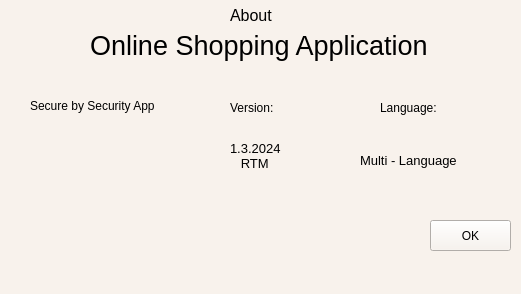
<?xml version="1.0" encoding="UTF-8"?>
<ui version="4.0">
 <class>MainWindow</class>
 <widget class="QMainWindow" name="MainWindow">
  <property name="geometry">
   <rect>
    <x>0</x>
    <y>0</y>
    <width>521</width>
    <height>294</height>
   </rect>
  </property>
  <property name="windowTitle">
   <string>About Application</string>
  </property>
  <property name="styleSheet">
   <string notr="true">background-color: #F8F2EC;</string>
  </property>
  <widget class="QWidget" name="centralwidget">
   <widget class="QLabel" name="label">
    <property name="geometry">
     <rect>
      <x>90</x>
      <y>-10</y>
      <width>341</width>
      <height>111</height>
     </rect>
    </property>
    <property name="font">
     <font>
      <pointsize>20</pointsize>
     </font>
    </property>
    <property name="text">
     <string>Online Shopping Application</string>
    </property>
   </widget>
   <widget class="QLabel" name="label_2">
    <property name="geometry">
     <rect>
      <x>30</x>
      <y>90</y>
      <width>201</width>
      <height>31</height>
     </rect>
    </property>
    <property name="font">
     <font>
      <pointsize>9</pointsize>
     </font>
    </property>
    <property name="text">
     <string>Secure by Security App</string>
    </property>
   </widget>
   <widget class="QLabel" name="label_3">
    <property name="geometry">
     <rect>
      <x>30</x>
      <y>120</y>
      <width>121</width>
      <height>121</height>
     </rect>
    </property>
    <property name="text">
     <string/>
    </property>
    <property name="pixmap">
     <pixmap>../material/icons8-windows-defender-96.png</pixmap>
    </property>
    <property name="scaledContents">
     <bool>true</bool>
    </property>
   </widget>
   <widget class="QLabel" name="label_4">
    <property name="geometry">
     <rect>
      <x>230</x>
      <y>100</y>
      <width>51</width>
      <height>16</height>
     </rect>
    </property>
    <property name="font">
     <font>
      <pointsize>9</pointsize>
     </font>
    </property>
    <property name="text">
     <string>Version:</string>
    </property>
   </widget>
   <widget class="QLabel" name="label_5">
    <property name="geometry">
     <rect>
      <x>230</x>
      <y>140</y>
      <width>51</width>
      <height>31</height>
     </rect>
    </property>
    <property name="font">
     <font>
      <pointsize>10</pointsize>
     </font>
    </property>
    <property name="text">
     <string>1.3.2024
   RTM</string>
    </property>
   </widget>
   <widget class="QLabel" name="label_6">
    <property name="geometry">
     <rect>
      <x>380</x>
      <y>100</y>
      <width>61</width>
      <height>16</height>
     </rect>
    </property>
    <property name="font">
     <font>
      <pointsize>9</pointsize>
     </font>
    </property>
    <property name="text">
     <string>Language:</string>
    </property>
   </widget>
   <widget class="QLabel" name="label_7">
    <property name="geometry">
     <rect>
      <x>360</x>
      <y>150</y>
      <width>101</width>
      <height>21</height>
     </rect>
    </property>
    <property name="font">
     <font>
      <pointsize>10</pointsize>
     </font>
    </property>
    <property name="text">
     <string>Multi - Language</string>
    </property>
   </widget>
   <widget class="QPushButton" name="bt_ok">
    <property name="geometry">
     <rect>
      <x>430</x>
      <y>220</y>
      <width>81</width>
      <height>31</height>
     </rect>
    </property>
    <property name="font">
     <font>
      <pointsize>9</pointsize>
     </font>
    </property>
    <property name="text">
     <string>OK</string>
    </property>
   </widget>
   <widget class="QLabel" name="label_9">
    <property name="geometry">
     <rect>
      <x>230</x>
      <y>0</y>
      <width>51</width>
      <height>31</height>
     </rect>
    </property>
    <property name="font">
     <font>
      <pointsize>12</pointsize>
     </font>
    </property>
    <property name="text">
     <string>About</string>
    </property>
   </widget>
  </widget>
  <widget class="QMenuBar" name="menubar">
   <property name="geometry">
    <rect>
     <x>0</x>
     <y>0</y>
     <width>521</width>
     <height>21</height>
    </rect>
   </property>
  </widget>
  <widget class="QStatusBar" name="statusbar"/>
 </widget>
 <resources/>
 <connections/>
</ui>
